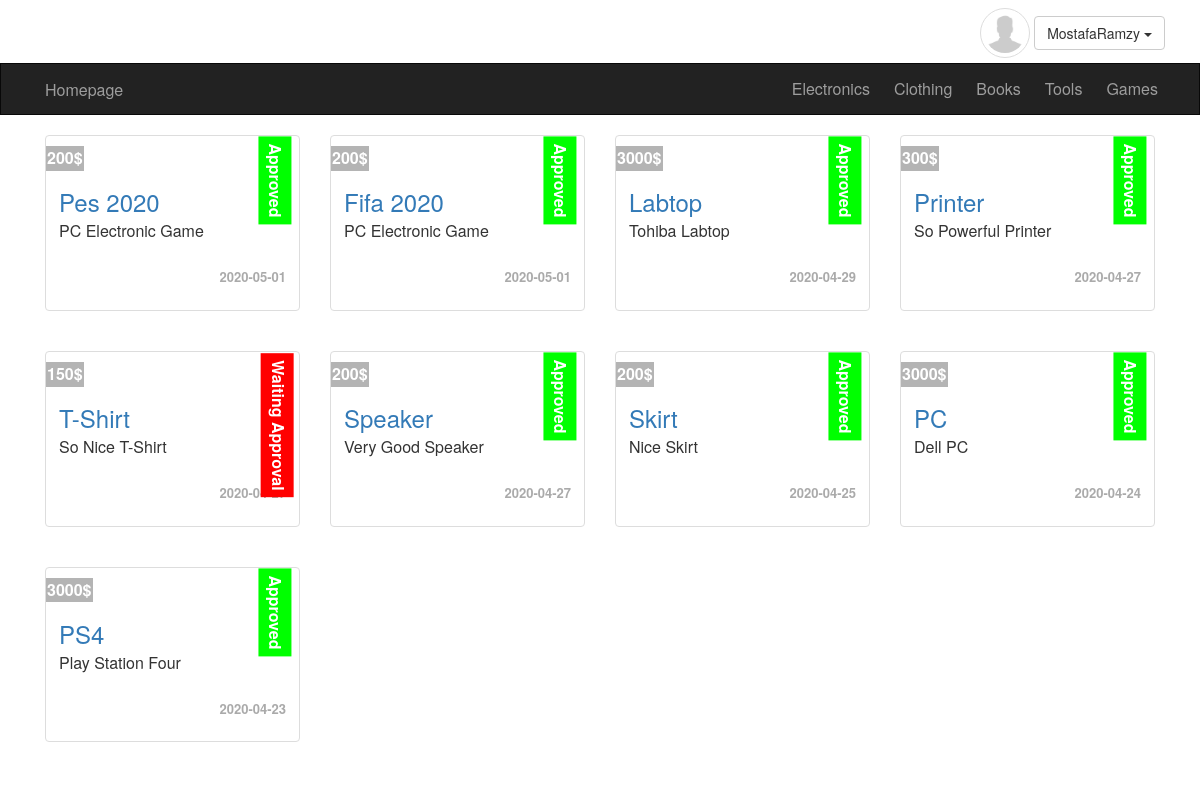
The app's page /index.php (signed in) with its own data.
### tables this page shows
CREATE TABLE `users` (
  `UserID` int(11) NOT NULL,
  `Username` varchar(255) NOT NULL,
  `Email` varchar(255) NOT NULL,
  `Password` varchar(255) NOT NULL,
  `Fullname` varchar(255) NOT NULL,
  `GroupID` int(3) NOT NULL DEFAULT 0,
  `TrustStatus` int(3) NOT NULL DEFAULT 0,
  `RegistrationStatus` tinyint(4) NOT NULL DEFAULT 0,
  `Date` date NOT NULL,
  `UserImage` varchar(255) NOT NULL
);

CREATE TABLE `categories` (
  `CategoryID` int(11) NOT NULL,
  `CategoryParent` int(11) NOT NULL DEFAULT 0,
  `CategoryName` varchar(255) NOT NULL,
  `CategoryDescription` text NOT NULL,
  `CategoryOrder` int(11) DEFAULT NULL,
  `CategoryVisibility` tinyint(4) NOT NULL DEFAULT 0,
  `CategoryADs` tinyint(4) NOT NULL DEFAULT 0,
  `CategoryComments` tinyint(4) NOT NULL DEFAULT 0
);

CREATE TABLE `items` (
  `ItemID` int(11) NOT NULL,
  `ItemName` varchar(255) NOT NULL,
  `ItemDescription` text NOT NULL,
  `ItemPrice` text NOT NULL,
  `ItemDate` date NOT NULL,
  `ItemCountry` varchar(255) NOT NULL,
  `ItemImage` varchar(255) NOT NULL,
  `ItemStatus` varchar(255) NOT NULL,
  `ItemRating` smallint(6) NOT NULL,
  `ItemApproval` tinyint(4) NOT NULL DEFAULT 0,
  `ItemTags` varchar(255) NOT NULL,
  `User_ID` int(11) NOT NULL,
  `Category_ID` int(11) NOT NULL
);

### index.php (the view, shortened to what this page needs)
<?php
include "includes/templates/navbar.php";
include "includes/templates/header.php";
if(isset($_SESSION['User']))
{
	 echo "<div class='container'>";
$sql = "SELECT * FROM items ORDER BY ItemID DESC";
	   $result = mysqli_query($conn, $sql);
	   $rows = mysqli_fetch_all($result,MYSQLI_ASSOC);
	   $count = mysqli_num_rows($result);
  if ($count > 0) {
foreach($rows as $row)
	if(($row['User_ID'] == $_SESSION['UserID']) or (($row['User_ID'] != $_SESSION['UserID']) and $row['ItemApproval'] = 1))
{
	echo '<div class="col-sm-6 col-md-3">';
			echo '<div class="thumbnail item-box">';
				echo '<span class="price-tag">' . $row['ItemPrice'] . '$'. '</span>';
	if($row['ItemApproval'] == 0) {echo "<span class='not-approved'>Waiting Approval</span>";}
	else {echo "<span class='approved'>Approved</span>";}
				echo '<div class="caption">';
					echo "<h3>";
				echo "<a href=item.php?itemid=";
				echo $row['ItemID'];
				echo "&itemname=";
				echo $row['ItemName'];
				echo ">";
				echo $row['ItemName'];
				echo "</a></h3>";
				echo '<p>' . $row['ItemDescription'] . '</p>';
				echo "<p class='item-date'>" . $row['ItemDate'] . '</p>';
				echo '</div>';
			echo '</div>';
	echo '</div>';
}
echo "</div>";
}
	   else
	   {
	  echo "<div class='container'>";
	  echo "<div class='alert alert-danger'>There Are No Items To Show</div>";
	  echo "<div>";
  	   }
}
else
{
	header('location: login.php');
	exit();
}
 include "includes/templates/fotter.php";

### includes/templates/navbar.php (shortened to what this page needs)
<?php
if (isset($_SESSION['User'])) {
include "config.php";
$sql = "SELECT * FROM Users WHERE UserID = ". $_SESSION['UserID'];
$result = mysqli_query($conn, $sql);
echo  "<div class='container'>";
echo "<div class='upper-bar pull-right'>";
	  		$row = mysqli_fetch_assoc($result);
	  		if(! empty($row['UserImage']))
	{
  echo "<img alt='Profile Picture' class='my-image img-thumbnail img-circle' src='uploads\user_image\\" . $row['UserImage'] ."'>";
	}
else
	{
		echo "<img alt='Profile Picture' class='my-image img-thumbnail img-circle' src='uploads\user_image\\" . 'no_image.png' ."'>";
	}
				 ?>
				<div class="btn-group my-info">
					<span class="btn btn-default dropdown-toggle" data-toggle="dropdown">
						<?php echo $_SESSION['User'] ?>
						<span class="caret"></span>
					</span>
				</div>
				<?php
				} else {
			?>
			<a href="login.php" class="btn btn-primary login-signup pull-right">
				Login/Signup
			</a>
			<?php } ?>
		</div>
</div>
 <nav class="navbar navbar-inverse">
  <div class="container">
    <div class="collapse navbar-collapse" id="app-nav">
     <a href="index.php" class="pull-left homepage">Homepage</a>
      <ul class="nav navbar-nav navbar-right">
         <?php include "categories_navbar.php"; ?>
      </ul>
    </div>
  </div>
</nav>

### categories_navbar.php
<?php
include "config.php";
		  	  $sql = "SELECT * FROM categories WHERE CategoryParent = 0";
			  $result = mysqli_query($conn, $sql);
			  $rows = mysqli_fetch_all($result, MYSQLI_ASSOC);
		      foreach($rows as $row)
			 {
				echo "<li>";
				echo "<a href=categories.php?catid=";
				echo $row['CategoryID'];
				echo "&catname=";
				echo $row['CategoryName'];
				echo ">";
				echo $row['CategoryName'];
				echo "</a></li>";
			 }
?>

### layout/css/style.css (style rules this page uses)
body { background-color: #FFF; font-size: 16px; height: 3000px; }
.navbar { border-radius: 0; margin-bottom: 0; }
.nav > li > a, .navbar-brand { padding: 15px 12px; }
.homepage { margin-top: 15px; text-decoration: none !important; color: #9d9d9d; -webkit-transition: all 500ms; -moz-transition: all 500ms; -o-transition: all 500ms; -ms-transition: all 500ms; transition: all 500ms; }
.upper-bar { padding: 5px; margin-top: 3px; }
.navbar-inverse .navbar-nav > li > a { -webkit-transition: all 500ms; -moz-transition: all 500ms; -o-transition: all 500ms; -ms-transition: all 500ms; transition: all 500ms; }
.my-image { max-width: 50px; max-height: 50px; }
.item-date { text-align: right; font-size: 13px; color: #AAA; font-weight: bold; margin-top: 50px; }
.item-box { position: relative; margin-top: 20px; }
.item-box .price-tag { background-color: #B4B4B4; padding: 1px; position: absolute; left: 0px; top: 10px; font-weight: bold; color: #FFF; }
.item-box .caption h3 a { position: relative; top: 20px; }
.item-box .caption p { margin-top: 25px; }
.thumbnail span.approved { font-weight: bold; background-color: #0F0; padding: 5px 7px; position: absolute; -webkit--moz-transform: rotate(90deg); -moz-transform: rotate(90deg); -o-transform: rotate(90deg); -ms-transform: rotate(90deg); transform: rotate(90deg); top: 28px; right: -20px; color: #FFF; }
.thumbnail span.not-approved { font-weight: bold; background-color: #F00; padding: 5px 7px; position: absolute; -webkit--moz-transform: rotate(90deg); -moz-transform: rotate(90deg); -o-transform: rotate(90deg); -ms-transform: rotate(90deg); transform: rotate(90deg); top: 57px; right: -50px; color: #FFF; }

### records on screen
users: UserImage (placeholder picture)
categories: CategoryName "Electronics"
categories: CategoryName "Clothing"
categories: CategoryName "Books"
categories: CategoryName "Tools"
categories: CategoryName "Games"
items: ItemPrice "200", ItemApproval "Approved", ItemName "Pes 2020", ItemDescription "PC Electronic Game", ItemDate "2020-05-01"
items: ItemPrice "200", ItemApproval "Approved", ItemName "Fifa 2020", ItemDescription "PC Electronic Game", ItemDate "2020-05-01"
items: ItemPrice "3000", ItemApproval "Approved", ItemName "Labtop", ItemDescription "Tohiba Labtop", ItemDate "2020-04-29"
items: ItemPrice "300", ItemApproval "Approved", ItemName "Printer", ItemDescription "So Powerful Printer", ItemDate "2020-04-27"
items: ItemPrice "150", ItemApproval "Waiting Approval", ItemName "T-Shirt", ItemDescription "So Nice T-Shirt", ItemDate "2020-04-27"
items: ItemPrice "200", ItemApproval "Approved", ItemName "Speaker", ItemDescription "Very Good Speaker", ItemDate "2020-04-27"
items: ItemPrice "200", ItemApproval "Approved", ItemName "Skirt", ItemDescription "Nice Skirt", ItemDate "2020-04-25"
items: ItemPrice "3000", ItemApproval "Approved", ItemName "PC", ItemDescription "Dell PC", ItemDate "2020-04-24"
items: ItemPrice "3000", ItemApproval "Approved", ItemName "PS4", ItemDescription "Play Station Four", ItemDate "2020-04-23"

### other values on screen
$_SESSION['User'] "MostafaRamzy"
